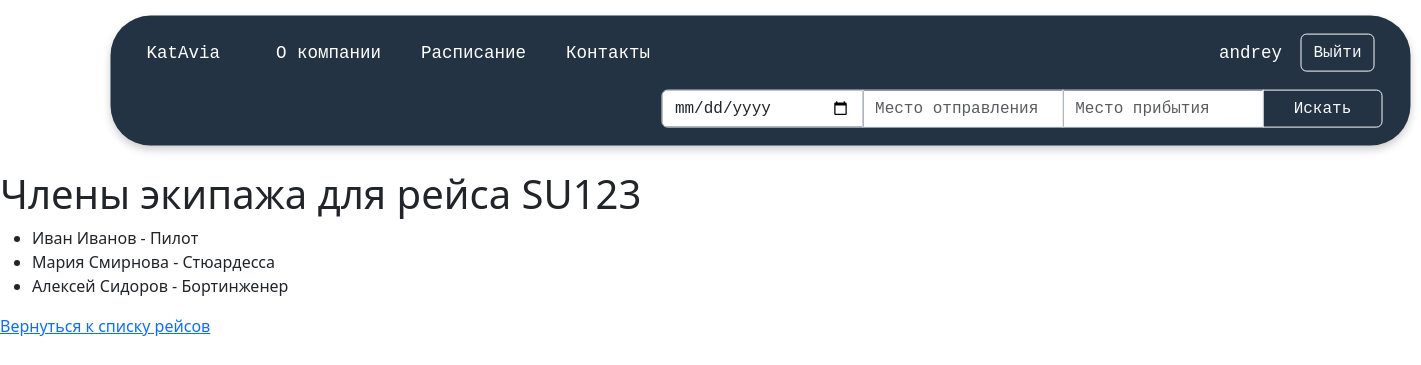
The app's page /crew/1/ (signed in) with its own data.
### users/models.py (models this page shows)
class CustomUser(AbstractUser):
    class Meta:
        verbose_name = "Пользователь"
        verbose_name_plural = "Пользователи"

### flights/models.py (models this page shows, shortened)
class Flight(models.Model):
    flight_number = models.CharField(max_length=10, verbose_name="Номер рейса")
    departure_location = models.CharField(
        max_length=100, verbose_name="Место отправления"
    )
    arrival_location = models.CharField(max_length=100, verbose_name="Место прибытия")
    departure_time = models.DateTimeField(verbose_name="Время отправления")
    arrival_time = models.DateTimeField(verbose_name="Время прибытия")
    crew = models.ManyToManyField(
        CrewMember, related_name="assigned_flights", verbose_name="Экипаж"
    )
    class Meta:
        verbose_name = "Рейс"
        verbose_name_plural = "Рейсы"

### crew/models.py (models this page shows, shortened)
class CrewMember(models.Model):
    name = models.CharField(max_length=100, verbose_name="Имя")
    role = models.CharField(max_length=50, verbose_name="Роль")
    flights = models.ManyToManyField(
        "flights.Flight", related_name="crew_members", verbose_name="Рейсы"
    )
    class Meta:
        verbose_name = "Член экипажа"
        verbose_name_plural = "Члены экипажа"

### crew/views.py (the view)
# urls.py: path("<int:flight_id>/", views.crew_list, name="crew_list"),
def crew_list(request, flight_id):
    flight = get_object_or_404(Flight, id=flight_id)
    crew_members = flight.crew.all()
    return render(
        request, "crew_list.html", {"flight": flight, "crew_members": crew_members}
    )

### templates/crew_list.html
{% extends "base.html" %}
{% block content %}
<h1>Члены экипажа для рейса {{ flight.flight_number }}</h1>
<ul>
    {% for member in crew_members %}
        <li>{{ member.name }} - {{ member.role }}</li>
    {% endfor %}
</ul>
<a href="{% url 'flight_list' %}">Вернуться к списку рейсов</a>
{% endblock %}

### templates/base.html (shortened to what this page needs)
{% load static %}
<!DOCTYPE html>
<html lang="ru">
<head>
    <link rel="stylesheet" href="https://cdn.jsdelivr.net/npm/bootstrap@5.3.2/dist/css/bootstrap.min.css">
    <link href="https://cdn.jsdelivr.net/npm/bootstrap@5.3.2/dist/css/bootstrap.min.css" rel="stylesheet">
</head>
<body>
<header class="p-3" style="background-color: #233343; color: white;">
    <div class="container">
        <div class="d-flex flex-wrap align-items-center justify-content justify-content-lg-start">
            <a href="{% url 'home' %}" class="d-flex align-items-center text-white text-decoration-none">
                <span class="ms-2 me-lg-5">KatAvia</span>
            </a>
            <ul class="nav col-12 col-lg-auto me-auto mb-2 justify-content-start mb-md-0">
                <li><a href="{% url 'about' %}" class="nav-link px-2 text-white me-lg-4">О компании</a></li>
                <li><a href="{% url 'flight_list' %}" class="nav-link px-2 text-white me-lg-4">Расписание</a></li>
                <li><a href="{% url 'contacts' %}" class="nav-link px-2 text-white me-lg-4">Контакты</a></li>
            </ul>
            <div class="text-end">
                {% if user.is_authenticated %}
                    <span class="me-2">{{ user.username }}</span>
                    <a href="{% url 'logout' %}" class="btn btn-outline-light me-2">Выйти</a>
                {% else %}
                    <button type="button" class="btn btn-outline-light me-2" data-bs-toggle="modal" data-bs-target="#loginModal">Логин</button>
                    <button type="button" class="btn btn-outline-light me-2" data-bs-toggle="modal" data-bs-target="#registerModal">Регистрация</button>
                {% endif %}
            </div>
        </div>
        <div class="row mt-3">
            <div class="col-12 col-lg-auto mb-3 mb-lg-0 ms-auto">
                <form class="input-group" role="search" method="GET" action="{% url 'search_flights' %}">
                    <input type="date" class="form-control col-2" id="start_date" name="start_date" placeholder="Дата отправления" aria-label="Дата отправления">
                    <input type="text" class="form-control col-3" id="departure_location" name="departure_location" placeholder="Место отправления" aria-label="Место отправления">
                    <input type="text" class="form-control col-3" id="arrival_location" name="arrival_location" placeholder="Место прибытия" aria-label="Место прибытия">
                    <button type="submit" class="btn btn-outline-light col-2">Искать</button>
                </form>
            </div>
        </div>
    </div>
</header>
<main>
    {% block content %}{% endblock %}
</main>
</body>
</html>

### templates/base.html (style rules this page uses)
header { transform: translate(+8.5%, +12%); display: flex; width: 1300px; height: 130px; border-radius: 40px; box-shadow: 0 4px 8px rgba(0, 0, 0, 0.2); font-family: "COURIER"; font-size: 17.5px; margin-bottom: 40px; }

### records on screen
CustomUser: username "andrey"
Flight: flight_number "SU123"
CrewMember: name "Иван Иванов", role "Пилот"
CrewMember: name "Мария Смирнова", role "Стюардесса"
CrewMember: name "Алексей Сидоров", role "Бортинженер"
